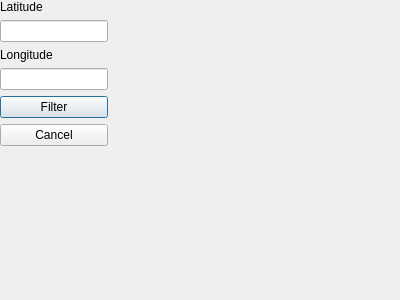
<?xml version="1.0" encoding="UTF-8"?>
<ui version="4.0">
 <class>FilterLocationsPointDialog</class>
 <widget class="QDialog" name="FilterLocationsPointDialog">
  <property name="geometry">
   <rect>
    <x>0</x>
    <y>0</y>
    <width>400</width>
    <height>300</height>
   </rect>
  </property>
  <property name="windowTitle">
   <string>Filter Locations by Point</string>
  </property>
  <widget class="QWidget" name="centralwidget">
   <layout class="QVBoxLayout" name="verticalLayout">
    <item>
     <widget class="QLabel" name="lblLatitude">
      <property name="text">
       <string>Latitude</string>
      </property>
     </widget>
    </item>
    <item>
     <widget class="QLineEdit" name="lineEditLatitude"/>
    </item>
    <item>
     <widget class="QLabel" name="lblLongitude">
      <property name="text">
       <string>Longitude</string>
      </property>
     </widget>
    </item>
    <item>
     <widget class="QLineEdit" name="lineEditLongitude"/>
    </item>
    <item>
     <widget class="QPushButton" name="btnFilter">
      <property name="text">
       <string>Filter</string>
      </property>
     </widget>
    </item>
    <item>
     <widget class="QPushButton" name="btnCancel">
      <property name="text">
       <string>Cancel</string>
      </property>
     </widget>
    </item>
   </layout>
  </widget>
 </widget>
 <customwidgets>
  <customwidget>
   <class>QWebView</class>
   <extends>QWidget</extends>
   <header>QtWebKit/QWebView</header>
  </customwidget>
 </customwidgets>
 <resources>
  <include location="../creepy/include/creepy_resources.qrc"/>
 </resources>
 <connections>
 </connections>
</ui>
